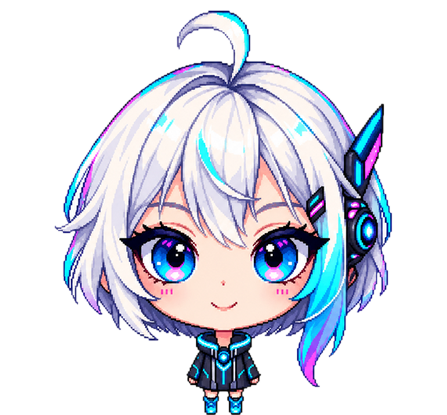
#> input picture assets/vega/clean/front.png, 447 x 415 px
$ python build_action_sprites.py
#> lines starting #> are read from the running program, lines starting #| are printed output that depends on the picture
# -*- coding: utf-8 -*-
"""由 front.png 程序化生成 4 套「创意动作」多帧精灵（每套 4 帧，447×415 全身透明底）。

动作（主人指定先做这 4 个）：
  bounce   开心跳跳   整体上下弹跳 + 下蹲蓄力/跳起拉伸（纯几何变换）
  sleepy   犯困打盹   头微垂点头 + 闭眼（程序化画眼皮/睫毛弧）+ 飘「z z z」
  surprised 惊讶瞪眼  眼睛瞪大（程序化重画更大的白眼白+缩小虹膜）+ 身体后仰
  music    音乐律动   身体左右摇摆（纯旋转）

原则（沿用 build_cry_sprites.py / 之前踩坑的教训）：
  - 所有变换/旋转用「白底填白 + LANCZOS」，避免黑边/脏边；
  - 最终画布也填白，paste 按 alpha 合成到白底（不是黑底）；
  - 脚踩到底、全身含脚，与 cry / clean 尺度一致，切换不跳。

输出：
  assets/vega/{bounce,sleepy,surprised,music}/{name}_1..4.png
  preview/{name}_preview.gif（暗底合成，方便主人预览判断美观）
"""
from __future__ import annotations

import os

from PIL import Image, ImageDraw, ImageFilter, ImageFont

HERE = os.path.dirname(os.path.dirname(os.path.abspath(__file__)))
SRC = os.path.join(HERE, "assets", "vega", "clean", "front.png")
OUT_ROOT = os.path.join(HERE, "assets", "vega")
PREVIEW = os.path.join(HERE, "preview")
W_C, H_C = 447, 415

# ---- 颜色（实测自 front.png）----
WHITE = (255, 255, 255, 0)      # 填白画布/旋转 fill
BG_DARK = (19, 19, 32, 255)     # 预览暗底（与 render.py BG 一致）
SKIN = (240, 212, 204, 255)     # 脸部皮肤（鼻梁处采样）
DARK = (6, 5, 25, 255)          # 眼部描边
WHITE_EYE = (250, 250, 252, 255)  # 眼白
IRIS = (30, 170, 225, 255)      # 虹膜青蓝
PUPIL = (10, 10, 30, 255)       # 瞳孔

# ---- 睡眠眼罩（犯困打盹用，主人反馈闭眼程序画太假 → 改戴眼罩）----
MASK_FILL = (198, 182, 232, 255)   # 眼罩主体：柔和薰衣草紫
MASK_EDGE = (126, 102, 168, 255)   # 眼罩描边：深一点的紫
MASK_BUMP = (182, 164, 222, 255)   # 眼罩下的眼睛凸起（略深，暗示闭眼）
MASK_STRAP = (168, 148, 208, 255)  # 头顶绑带

# ---- 双眼几何（实测自 front.png：中心 / 半径）----
# (cx, cy, rx, ry)：左眼、右眼的杏仁形眼区（含上眼皮描边 + 虹膜 + 下缘）。
# rx/ry 略放大，确保「闭眼」时能完整盖掉旧眼的描边+虹膜（不留边）。
EYES = [
    (157, 252, 40, 32),
    (277, 252, 40, 32),
]


def _transform(img: Image.Image, scale=(1.0, 1.0), dy=0, rot=0.0) -> Image.Image:
    """整体变换：旋转(白底) → 缩放(LANCZOS) → 白画布居中 + 平移。返回 447×415 RGBA。"""
    im = img.copy()
    if rot:
        im = im.rotate(rot, resample=Image.BICUBIC, expand=True, fillcolor=WHITE)
    w, h = im.size
    nw = max(1, round(w * scale[0]))
    nh = max(1, round(h * scale[1]))
    im = im.resize((nw, nh), Image.LANCZOS)
    out = Image.new("RGBA", (W_C, H_C), WHITE)
    ox = (W_C - nw) // 2
    oy = (H_C - nh) // 2 + dy
    out.paste(im, (ox, oy), im)
    return out


# [51 lines left out: functions _local_skin, _sleepy_eyes, not called in this run]


def _sleep_mask(img: Image.Image) -> Image.Image:
    """给角色戴上一只可爱的睡眠眼罩（覆盖双眼，避开画闭眼的「假」感）。"""
    d = ImageDraw.Draw(img, "RGBA")
    # 1) 头顶绑带：从眼罩上沿伸向头发两侧（简单两条斜带）
    d.line([(120, 220), (96, 196)], fill=MASK_STRAP, width=10)
    d.line([(314, 220), (338, 196)], fill=MASK_STRAP, width=10)
    # 2) 主体：圆角长条盖住双眼
    d.rounded_rectangle([112, 218, 322, 290], radius=30,
                        fill=MASK_FILL, outline=MASK_EDGE, width=3)
    # 3) 眼罩下的眼睛凸起（两条椭圆，暗示闭着的眼）
    for cx, cy in [(157, 254), (277, 254)]:
        d.ellipse([cx - 26, cy - 13, cx + 26, cy + 13], fill=MASK_BUMP)
    # 4) 高光：上缘一道浅白弧，增加立体/可爱
    d.arc([120, 224, 314, 268], 180, 360, fill=(226, 216, 246, 255), width=3)
    # 5) 中间一颗小星星装饰
    mx, my = 217, 254
    d.polygon([(mx, my - 8), (mx + 2, my - 2), (mx + 8, my),
               (mx + 2, my + 2), (mx, my + 8),
               (mx - 2, my + 2), (mx - 8, my), (mx - 2, my - 2)],
              fill=(255, 255, 255, 255))
    return img


def _widen_eyes(img: Image.Image, factor: float) -> Image.Image:
    """瞪眼 factor≥1.0：1.0=正常，越大眼睛越睁大。重画更大的白眼白 + 缩小虹膜/瞳孔。"""
    d = ImageDraw.Draw(img, "RGBA")
    for cx, cy, rx, ry in EYES:
        rxx = int(rx * factor) + 6
        ryy = int(ry * factor) + 6
        d.ellipse([cx - rxx, cy - ryy, cx + rxx, cy + ryy],
                  fill=WHITE_EYE, outline=DARK, width=3)
        ir = max(9, int(15 * (2 - factor)))     # factor 越大虹膜越小（震惊=瞳孔收缩）
        d.ellipse([cx - ir, cy - ir, cx + ir, cy + ir],
                  fill=IRIS, outline=DARK, width=2)
        pr = max(4, ir // 2)
        d.ellipse([cx - pr, cy - pr, cx + pr, cy + pr], fill=PUPIL)
    return img


def _draw_zzz(img: Image.Image, frames_idx: int) -> Image.Image:
    """在头顶右上画「z」飘字（打盹提示）。"""
    d = ImageDraw.Draw(img, "RGBA")
    try:
        font = ImageFont.truetype("DejaVuSans.ttf", 34)
    except OSError:
        font = ImageFont.load_default()
    zzz = ["z", "Z", "z"][min(frames_idx, 2)]
    d.text((305, 42 + frames_idx * 18), zzz, font=font, fill=(180, 200, 230, 255))
    return img


def _frames_for(name: str) -> list[Image.Image]:
    base = Image.open(SRC).convert("RGBA")
    if name == "bounce":
        return [
            _transform(base),
            _transform(base, scale=(1.03, 0.92), dy=5),
            _transform(base, scale=(0.97, 1.06), dy=-16),
            _transform(base),
        ]
    if name == "music":
        return [
            _transform(base, rot=-5, dy=2),
            _transform(base),
            _transform(base, rot=5, dy=2),
            _transform(base),
        ]
    if name == "sleepy":
        return [
            _transform(_sleep_mask(base.copy()), rot=1),
            _draw_zzz(_transform(_sleep_mask(base.copy()), rot=2.5, dy=2), 0),
            _draw_zzz(_transform(_sleep_mask(base.copy()), rot=3.5, dy=3), 1),
            _transform(_sleep_mask(base.copy()), rot=1),
        ]
    if name == "surprised":
        return [
            _transform(base),
            _transform(_widen_eyes(base.copy(), 1.15), rot=-1.5, dy=-1),
            _transform(_widen_eyes(base.copy(), 1.30), rot=-2.5, dy=-2),
            _transform(_widen_eyes(base.copy(), 1.15), rot=-1.5, dy=-1),
        ]
    raise ValueError(name)


# 帧时长（ms，主人可后续指定不均匀节奏；这里先给合理默认）
DURATIONS = {
    "bounce":    [140, 150, 210, 120],
    "sleepy":    [240, 300, 300, 240],
    "surprised": [300, 130, 180, 130],
    "music":     [180, 120, 180, 120],
}


def _preview_gif(name: str, frames: list[Image.Image], durations: list[int]) -> str:
    """暗底合成 + 保存预览 GIF（角色高 ~220，与实机缩放一致）。"""
    H_VIEW = 220
    w = max(1, round(W_C * H_VIEW / H_C))
    comps = []
    for f in frames:
        f = f.resize((w, H_VIEW), Image.LANCZOS)
        bg = Image.new("RGBA", (w, H_VIEW), BG_DARK)
        bg.paste(f, (0, 0), f)
        comps.append(bg.convert("RGB"))
    path = os.path.join(PREVIEW, f"{name}_preview.gif")
    comps[0].save(path, save_all=True, append_images=comps[1:],
                  duration=durations, loop=0)
    return path


def main() -> None:
    os.makedirs(PREVIEW, exist_ok=True)
    for name, durs in DURATIONS.items():
        frames = _frames_for(name)
#> in _frames_for, base is the input picture: PIL image 447x415 RGBA; mean R, G, B, A 216.6, 219.2, 229.2, 111.2
#> call 2 of _transform, with scale = (1.03, 0.92), dy = 5, rot = 0
#> in _transform (call 2), `nw = max(1, round(w * scale[0]))`: nw = 460
#> in _transform (call 2), `nh = max(1, round(h * scale[1]))`: nh = 382
#> in _transform (call 2), `im = im.resize((nw, nh), Image.LANCZOS)`:
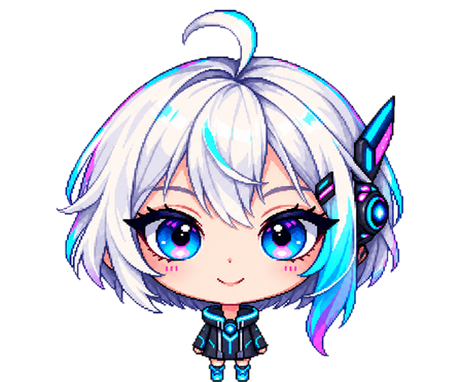
#> im: PIL image 460x382 RGBA; mean R, G, B, A 77.1, 79.7, 89.8, 111.2; transparent parts drawn white
#> in _transform (call 2), `ox = (W_C - nw) // 2`: ox = -7
#> in _transform (call 2), `oy = (H_C - nh) // 2 + dy`: oy = 21
#> in _transform (call 2), `out.paste(im, (ox, oy), im)`:
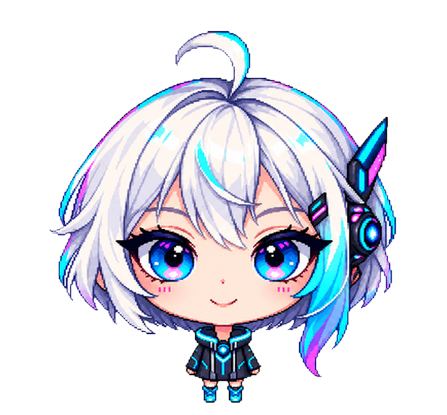
#> out: PIL image 447x415 RGBA; mean R, G, B, A 219.3, 221.7, 231, 104.4; transparent parts drawn white
#> call 3 of _transform, with scale = (0.97, 1.06), dy = -16, rot = 0
#> in _transform (call 3), `nw = max(1, round(w * scale[0]))`: nw = 434
#> in _transform (call 3), `nh = max(1, round(h * scale[1]))`: nh = 440
#> in _transform (call 3), `im = im.resize((nw, nh), Image.LANCZOS)`:
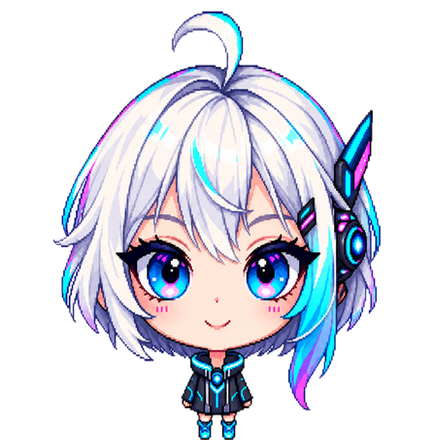
#> im: PIL image 434x440 RGBA; mean R, G, B, A 77.4, 79.9, 90.1, 111.2; transparent parts drawn white
#> in _transform (call 3), `ox = (W_C - nw) // 2`: ox = 6
#> in _transform (call 3), `oy = (H_C - nh) // 2 + dy`: oy = -29
#> in _transform (call 3), `out.paste(im, (ox, oy), im)`:
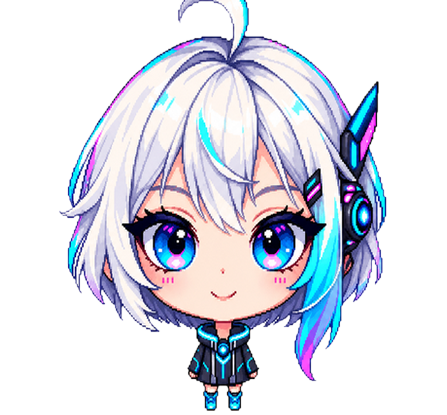
#> out: PIL image 447x415 RGBA; mean R, G, B, A 216.6, 219.1, 229.1, 112.4; transparent parts drawn white
#> frames = 4 items
        out_dir = os.path.join(OUT_ROOT, name)
        os.makedirs(out_dir, exist_ok=True)
        for i, f in enumerate(frames, start=1):
            p = os.path.join(out_dir, f"{name}_{i}.png")
            f.save(p)
#> this loop made 4 passes
        gif = _preview_gif(name, frames, durs)
#> the loop in _preview_gif, `for f in frames:` made 4 passes
#> pass 1, in _preview_gif, `bg = Image.new("RGBA", (w, H_VIEW), BG_DARK)`:
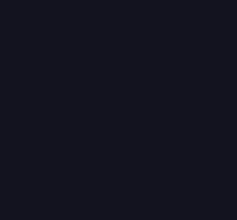
#> bg: PIL image 237x220 RGBA; mean R, G, B, A 19, 19, 32, 255
#> after the loop in _preview_gif, `for f in frames:`:
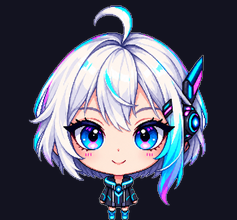
#> bg: PIL image 237x220 RGBA; mean R, G, B, A 84, 86.6, 103.6, 253.9; transparent parts drawn white
#> in _preview_gif, `comps[0].save(path, save_all=True, append_images=comps[1:], duration=d..`:
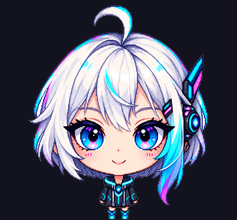
#> saved as bounce_preview.gif: PIL image 237x220 RGB; mean R, G, B 84, 86.6, 103.6
        print(f"{name}: {len(frames)} 帧 -> {out_dir}  预览 {os.path.basename(gif)}  {durs}ms")
#| bounce: 4 帧 -> assets/vega/bounce  预览 bounce_preview.gif  [140, 150, 210, 120]ms
    print("DONE")


if __name__ == "__main__":
    main()
